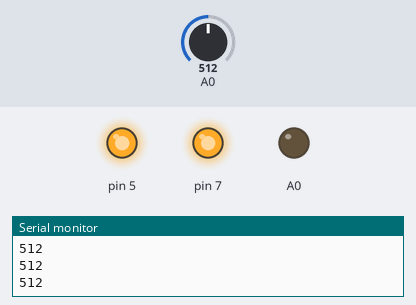
A sketch run on a simulated Arduino Uno, built with avr-gcc and run on an emulated ATmega328P. Shown: output pins drawn as LEDs (lit = HIGH), the last lines printed to the serial monitor. The test bench sets the inputs (shaded band); at power-on: A0 = 512.

Above: at 1.2 s.
1.3 s: A0 set to 28
2.8 s: A0 set to 22
At 3.3 s:
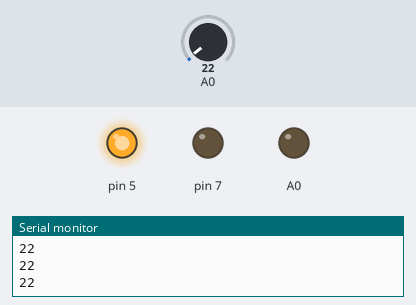
4.3 s: A0 set to 0
At 5.5 s:
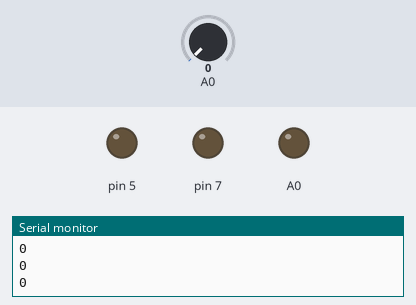
5.8 s: A0 set to 30
At 6.6 s:
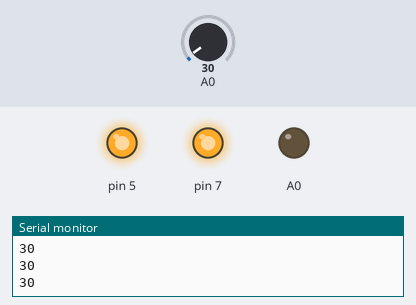
7.3 s: A0 set to 10
At 8.0 s:
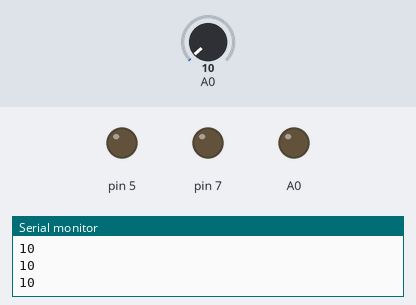
Timing chart, 0 to 9.8 s (numbered marks = the images above; inputs shaded):
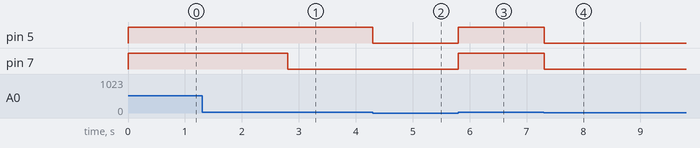

The sketch:

exquisite_elzing1.ino
```cpp
// C++ code
//
int smoke_sensor=0;
void setup()
{
  pinMode(A0, OUTPUT);
  Serial.begin(9600);
  pinMode(5,OUTPUT);
  pinMode(7,OUTPUT);
}

void loop()
{
 smoke_sensor = analogRead(A0);
  Serial.println(smoke_sensor);
  if(smoke_sensor >=20){
    digitalWrite(5,HIGH);
  }
  else{
    digitalWrite(5,LOW);
  }
  if(smoke_sensor >=25){
    digitalWrite(7,HIGH);
  }
  else{
    digitalWrite(7,LOW);
  }
  delay(10);
}
```

Measured:
- the behaviour switches between 25 and 24 on A0 (found by bisection; images 0 and 1)
- after the input at 2.8 s, pin 7: HIGH → LOW at once
- after the input at 4.3 s, pin 5: HIGH → LOW at once
- after the input at 5.8 s, pin 5, pin 7: LOW → HIGH at once
- after the input at 7.3 s, pin 5, pin 7: HIGH → LOW at once
